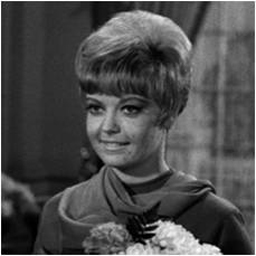
#> input picture opencv/1.jpg, 256 x 256 px
$ python '滤波操作.py'
#> lines starting #> are read from the running program, lines starting #| are printed output that depends on the picture
import cv2
import numpy as np
import matplotlib.pyplot as plt
#读取图片
img = cv2.imread("1.jpg")
#> img is the input picture: shape (256, 256, 3); min 0, max 255, mean 76.3
#取得卷积核
#cv2.filter2D()--如果需要自己创建卷积核的用这个函数
#均值滤波
img_mean = cv2.blur(img, (3, 3))
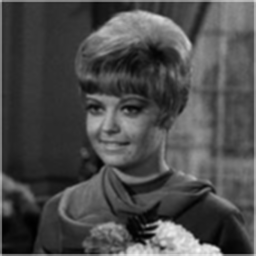
#> img_mean: shape (256, 256, 3); min 0, max 245, mean 75.5
cv2.imshow("mean", img_mean)
#img_box = cv2.boxFilter(img, 1, (3, 3))
#cv2.imshow("box", img_box)
img_guassian = cv2.GaussianBlur(img, (3, 3), 0)
cv2.imshow("guassiian", img_guassian)

img_median = cv2.medianBlur(img, 3)
cv2.imshow("median", img_median)

img_bilater = cv2.bilateralFilter(img, 3, 75, 75)
cv2.imshow("bilater", img_bilater)

cv2.waitKey(0)
cv2.destroyAllWindows()
